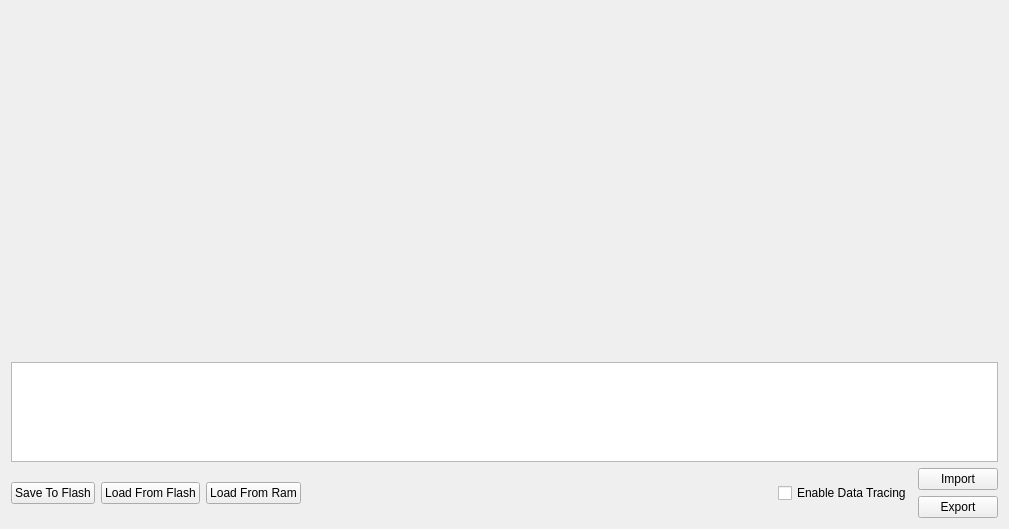
<?xml version="1.0" encoding="UTF-8"?>
<ui version="4.0">
 <class>TableView2D</class>
 <widget class="QWidget" name="TableView2D">
  <property name="geometry">
   <rect>
    <x>0</x>
    <y>0</y>
    <width>1009</width>
    <height>529</height>
   </rect>
  </property>
  <property name="windowTitle">
   <string>Form</string>
  </property>
  <layout class="QVBoxLayout" name="verticalLayout_3">
   <item>
    <layout class="QVBoxLayout" name="verticalLayout" stretch="0,0,0">
     <property name="sizeConstraint">
      <enum>QLayout::SetDefaultConstraint</enum>
     </property>
     <item>
      <widget class="QWidget" name="plot" native="true"/>
     </item>
     <item>
      <widget class="TableWidget" name="tableWidget">
       <property name="minimumSize">
        <size>
         <width>0</width>
         <height>100</height>
        </size>
       </property>
       <property name="maximumSize">
        <size>
         <width>16777215</width>
         <height>100</height>
        </size>
       </property>
      </widget>
     </item>
     <item>
      <layout class="QHBoxLayout" name="horizontalLayout">
       <item>
        <widget class="QPushButton" name="savePushButton">
         <property name="text">
          <string>Save To Flash</string>
         </property>
        </widget>
       </item>
       <item>
        <widget class="QPushButton" name="loadFlashPushButton">
         <property name="text">
          <string>Load From Flash</string>
         </property>
        </widget>
       </item>
       <item>
        <widget class="QPushButton" name="loadRamPushButton">
         <property name="text">
          <string>Load From Ram</string>
         </property>
        </widget>
       </item>
       <item>
        <spacer name="horizontalSpacer">
         <property name="orientation">
          <enum>Qt::Horizontal</enum>
         </property>
         <property name="sizeHint" stdset="0">
          <size>
           <width>40</width>
           <height>20</height>
          </size>
         </property>
        </spacer>
       </item>
       <item>
        <widget class="QCheckBox" name="tracingCheckBox">
         <property name="text">
          <string>Enable Data Tracing</string>
         </property>
        </widget>
       </item>
       <item>
        <layout class="QVBoxLayout" name="verticalLayout_2">
         <item>
          <widget class="QPushButton" name="importPushButton">
           <property name="text">
            <string>Import</string>
           </property>
          </widget>
         </item>
         <item>
          <widget class="QPushButton" name="exportPushButton">
           <property name="text">
            <string>Export</string>
           </property>
          </widget>
         </item>
        </layout>
       </item>
      </layout>
     </item>
    </layout>
   </item>
  </layout>
 </widget>
 <customwidgets>
  <customwidget>
   <class>TableWidget</class>
   <extends>QTableWidget</extends>
   <header>tablewidget.h</header>
  </customwidget>
 </customwidgets>
 <resources/>
 <connections/>
</ui>
